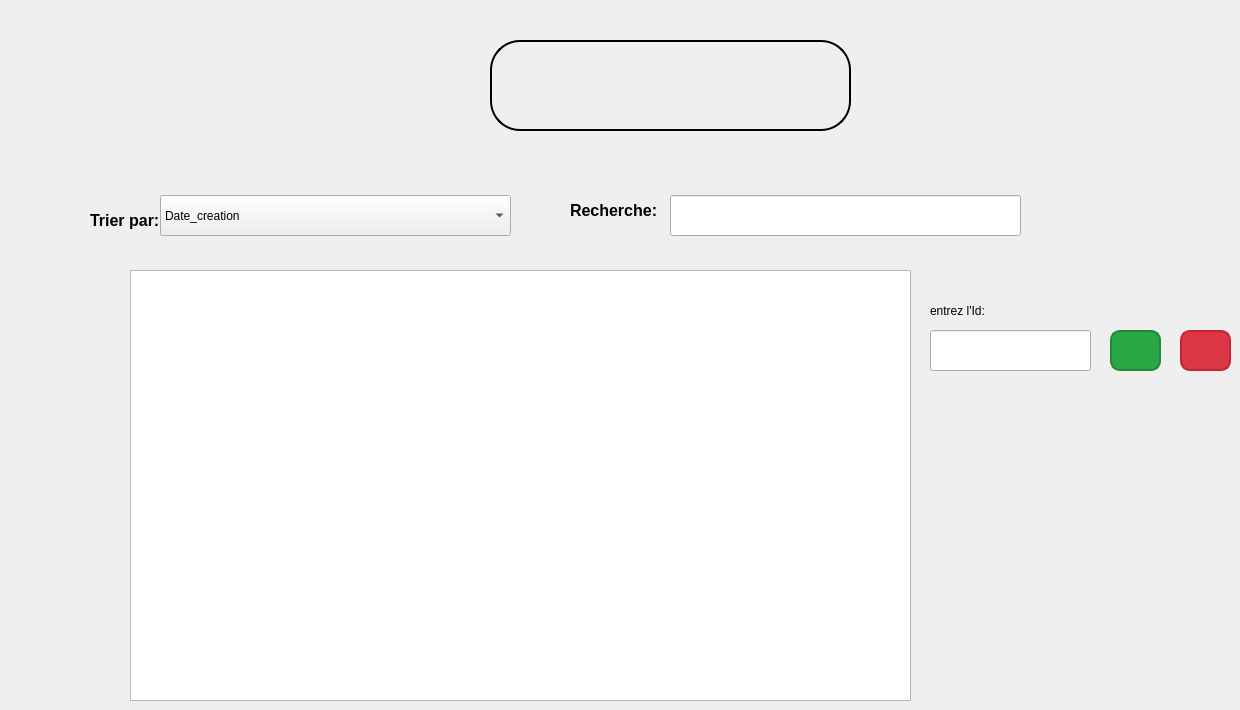
      <widget class="QWidget" name="lirect_8">
       <attribute name="title">
        <string>Affichage</string>
       </attribute>
       <widget class="QComboBox" name="comboBox_tri_2">
        <property name="geometry">
         <rect>
          <x>160</x>
          <y>195</y>
          <width>351</width>
          <height>41</height>
         </rect>
        </property>
        <item>
         <property name="text">
          <string>Date_creation</string>
         </property>
        </item>
        <item>
         <property name="text">
          <string>Date_expiration</string>
         </property>
        </item>
        <item>
         <property name="text">
          <string>statut</string>
         </property>
        </item>
       </widget>
       <widget class="QLabel" name="label_tri_2">
        <property name="geometry">
         <rect>
          <x>90</x>
          <y>210</y>
          <width>191</width>
          <height>21</height>
         </rect>
        </property>
        <property name="styleSheet">
         <string notr="true">QLabel {
    font-size: 16px;    /* Set font size to 16px */
    font-weight: bold;  /* Make text bold */
    color: black;       /* Black text (default, change if needed) */
}
</string>
        </property>
        <property name="text">
         <string>Trier par:</string>
        </property>
       </widget>
       <widget class="QLabel" name="label_recherche_2">
        <property name="geometry">
         <rect>
          <x>570</x>
          <y>200</y>
          <width>91</width>
          <height>20</height>
         </rect>
        </property>
        <property name="styleSheet">
         <string notr="true">QLabel {
    font-size: 16px;    /* Set font size to 16px */
    font-weight: bold;  /* Make text bold */
    color: black;       /* Black text (default, change if needed) */
}
</string>
        </property>
        <property name="text">
         <string>Recherche:</string>
        </property>
       </widget>
       <widget class="QLineEdit" name="lineEdit_recherche_2">
        <property name="geometry">
         <rect>
          <x>670</x>
          <y>195</y>
          <width>351</width>
          <height>41</height>
         </rect>
        </property>
       </widget>
       <widget class="QWidget" name="widget_11" native="true">
        <property name="geometry">
         <rect>
          <x>490</x>
          <y>40</y>
          <width>361</width>
          <height>91</height>
         </rect>
        </property>
        <property name="styleSheet">
         <string notr="true">background-color: qlineargradient(
    spread:pad,
    x1:0, y1:0, x2:1, y2:0,
    stop:0 #d30102,
    stop:0.499 #d30102,
    stop:0.5 white,
    stop:1 white
);
border-radius: 30px; 
border: 2px solid black; </string>
        </property>
        <widget class="QPushButton" name="pushButtonStat_18">
         <property name="geometry">
          <rect>
           <x>30</x>
           <y>0</y>
           <width>91</width>
           <height>91</height>
          </rect>
         </property>
         <property name="styleSheet">
          <string notr="true">QPushButton {
    background: transparent;
    border: none;
}</string>
         </property>
         <property name="text">
          <string/>
         </property>
         <property name="icon">
          <iconset resource="images/images.qrc">
           <normaloff>:/images/stat.png</normaloff>:/images/stat.png</iconset>
         </property>
         <property name="iconSize">
          <size>
           <width>50</width>
           <height>50</height>
          </size>
         </property>
        </widget>
        <widget class="QPushButton" name="pushButton_pdf_2">
         <property name="geometry">
          <rect>
           <x>180</x>
           <y>10</y>
           <width>131</width>
           <height>71</height>
          </rect>
         </property>
         <property name="styleSheet">
          <string notr="true">QPushButton {
    background: transparent;
    border: none;
}</string>
         </property>
         <property name="text">
          <string/>
         </property>
         <property name="icon">
          <iconset resource="images/images.qrc">
           <normaloff>:/images/doc.png</normaloff>:/images/doc.png</iconset>
         </property>
         <property name="iconSize">
          <size>
           <width>50</width>
           <height>50</height>
          </size>
         </property>
        </widget>
       </widget>
       <widget class="QTableView" name="tableView">
        <property name="geometry">
         <rect>
          <x>130</x>
          <y>270</y>
          <width>781</width>
          <height>431</height>
         </rect>
        </property>
       </widget>
       <widget class="QLabel" name="label_10">
        <property name="geometry">
         <rect>
          <x>930</x>
          <y>300</y>
          <width>111</width>
          <height>21</height>
         </rect>
        </property>
        <property name="text">
         <string>entrez l'Id:</string>
        </property>
       </widget>
       <widget class="QPushButton" name="pushButton_modifier_2">
        <property name="geometry">
         <rect>
          <x>1110</x>
          <y>330</y>
          <width>51</width>
          <height>41</height>
         </rect>
        </property>
        <property name="styleSheet">
         <string notr="true">QPushButton {
    background-color: #28A745;  /* Bright green background */
    color: white;               /* White text */
    font-size: 16px;            /* Font size */
    font-weight: bold;          /* Bold text */
    border: 2px solid #218838;  /* Darker green border */
    border-radius: 10px;        /* Rounded corners */
    padding: 8px 16px;          /* Padding for size adjustment */
}

QPushButton:hover {
    background-color: #218838;  /* Darker green on hover */
}

QPushButton:pressed {
    background-color: #1E7E34;  /* Even darker green when pressed */
}
</string>
        </property>
        <property name="text">
         <string/>
        </property>
        <property name="icon">
         <iconset theme="QIcon::ThemeIcon::MailMessageNew"/>
        </property>
       </widget>
       <widget class="QLineEdit" name="lineEdit">
        <property name="geometry">
         <rect>
          <x>930</x>
          <y>330</y>
          <width>161</width>
          <height>41</height>
         </rect>
        </property>
       </widget>
       <widget class="QPushButton" name="pushButton_suppv">
        <property name="geometry">
         <rect>
          <x>1180</x>
          <y>330</y>
          <width>51</width>
          <height>41</height>
         </rect>
        </property>
        <property name="styleSheet">
         <string notr="true">QPushButton {
    background-color: #DC3545;  /* Bright red background */
    color: white;               /* White text */
    font-size: 16px;            /* Font size */
    font-weight: bold;          /* Bold text */
    border: 2px solid #C82333;  /* Darker red border */
    border-radius: 10px;        /* Rounded corners */
    padding: 8px 16px;          /* Padding for size adjustment */
}

QPushButton:hover {
    background-color: #C82333;  /* Darker red on hover */
}

QPushButton:pressed {
    background-color: #A71D2A;  /* Even darker red when pressed */
}
</string>
        </property>
        <property name="text">
         <string/>
        </property>
        <property name="icon">
         <iconset theme="QIcon::ThemeIcon::EditDelete"/>
        </property>
       </widget>
      </widget>
